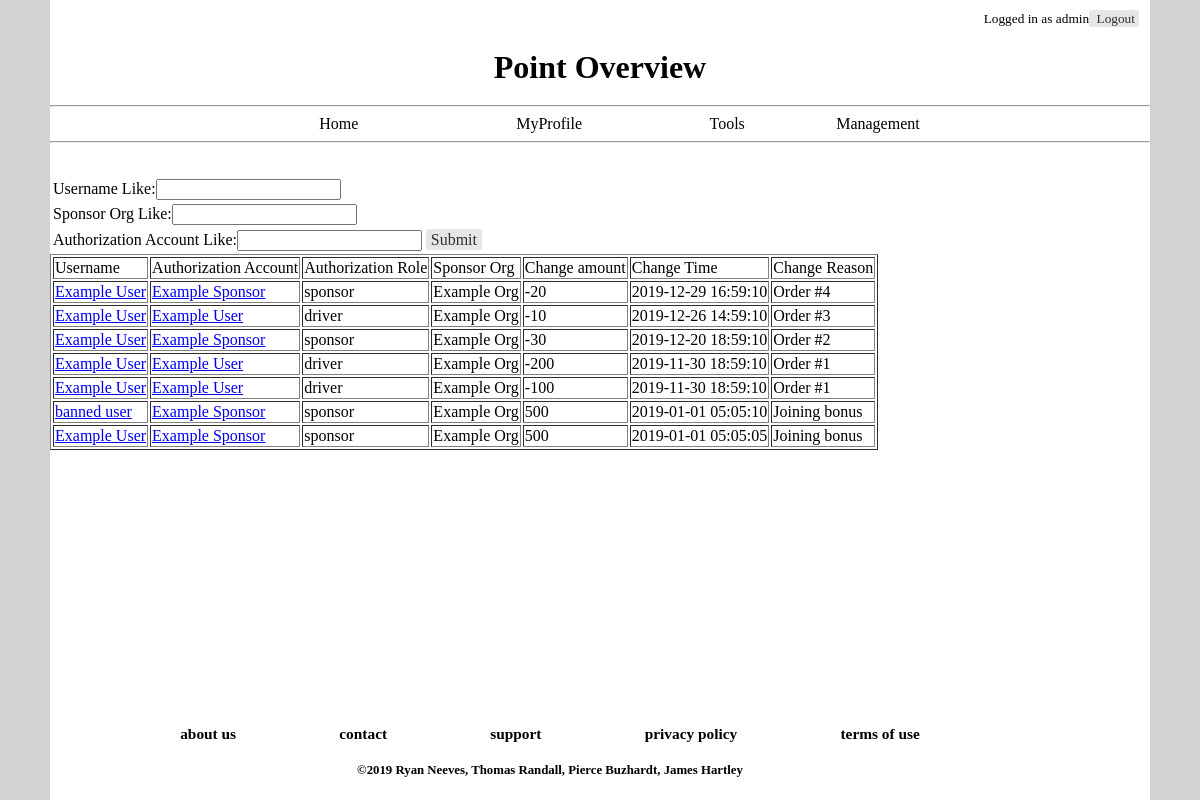
Screenshot of /pages/pointoverview.php (signed in) with the database file from the repository.
### tables this page shows
CREATE TABLE IF NOT EXISTS `account` (
  `account_id` int(11) NOT NULL AUTO_INCREMENT,
  `username` varchar(30) NOT NULL,
  `email_address` varchar(100) NOT NULL,
  `shipping_address` varchar(150) NOT NULL,
  `hashed_password` varchar(255) NOT NULL,
  `role` enum('driver','sponsor','admin') NOT NULL,
  `path_to_pfp` varchar(256) DEFAULT NULL,
  `live_account` INT (1) NULL DEFAULT '1',
  PRIMARY KEY (`account_id`),
  UNIQUE KEY `username` (`username`),
  UNIQUE KEY `email_address` (`email_address`)
);

CREATE TABLE IF NOT EXISTS `point_transactions` (
  `point_change_id` int(11) NOT NULL AUTO_INCREMENT,
  `driver_account_id` int(11) NOT NULL,
  `auth_account_id` int(11) NOT NULL,
  `sponsor_org_id` int(11) NOT NULL,
  `point_change_amt` int(11) NOT NULL,
  `change_time` datetime DEFAULT NULL,
  `change_reason` varchar(500) DEFAULT NULL,
  PRIMARY KEY (`point_change_id`),
  KEY `driver_account_id` (`driver_account_id`),
  KEY `auth_account_id` (`auth_account_id`),
  KEY `sponsor_org_id` (`sponsor_org_id`)
);

CREATE TABLE IF NOT EXISTS `sponsor_org` (
  `sponsor_org_id` int(11) NOT NULL AUTO_INCREMENT,
  `org_name` varchar(50) NOT NULL,
  `org_email_address` varchar(100) NOT NULL,
  `org_bio` varchar(500) DEFAULT NULL,
  `org_url` varchar(256) DEFAULT NULL,
  `path_to_org_logo` varchar(256) DEFAULT NULL,
  `points_to_dollars` double NOT NULL,
  `application_open` int(1) NULL DEFAULT '1',
  `live_org` int(1) NULL DEFAULT '1',
  PRIMARY KEY (`sponsor_org_id`),
  UNIQUE KEY `org_name` (`org_name`)
);

### php/config.php (called while the page is built, shortened)
<?php
  $dbhost = "driverdb.cgbvpo0s4pjx.us-east-1.rds.amazonaws.com";
  $dbuser = "DrvrRwrds_1rtc";
  $dbpass = "TenRats10";
  $database = "DriverRewards4910";
?>

### php/mysqlClass.php (called while the page is built, shortened)
<?php
class mysql_db {
  public $db_connect_id;
  function __construct($dbhost, $dbuser, $dbpass, $database) {
    $this->server = $dbhost;
    $this->user = $dbuser;
    $this->password = $dbpass;
    $this->dbname = $database;
    $this->db_connect_id = new mysqli($this->server,$this->user,$this->password,$this->dbname);
    if($this->db_connect_id->connect_error) {
      die("Connection failed: " . $this->db_connect_id->connect_error);
    }
    else { return $this->db_connect_id; }
  }
  function query($query) {
    return mysqli_query($this->db_connect_id, $query);
  }
}
include_once ("config.php");
$db = new mysql_db($dbhost, $dbuser, $dbpass, $database);
?>

### pages/pointoverview.php (the view, shortened to what this page needs)
<!DOCTYPE html>
<html>
<?php $title = 'Point Overview';
include('../php/header.php'); ?>
<main>
    <form name='search' method='POST' action='../pages/pointoverview.php'>
        <table>
            <tr>
                <td><label for='reggie'>Username Like:</label><input name='reggie'
                                                                     type='text' <?php if (isset($_POST['reggie'])) echo "value='$_POST[reggie]'"; ?>>
                <td>
            </tr>
            <tr>
                <td><label for='reggiespon'>Sponsor Org Like:</label><input name='reggiespon'
                                                                            type='text' <?php if (isset($_POST['reggiespon'])) echo "value='$_POST[reggiespon]'"; ?>>
                </td>
            </tr>
            <tr>
                <td><label for='authreggie'>Authorization Account Like:</label><input name='authreggie'
                                                                                      type='text' <?php if (isset($_POST['authreggie'])) echo "value='$_POST[authreggie]'"; ?>>
                    <input class='button' type='submit'></td>
            </tr>
        </table>
    </form>
    <table border='1px'>
        <?php
        $sql = "SELECT * FROM `point_transactions` RIGHT OUTER JOIN `account` ON `account`.`account_id` = `point_transactions`.`driver_account_id` INNER JOIN `sponsor_org` ON `point_transactions`.`sponsor_org_id` = `sponsor_org`.`sponsor_org_id`";
        if (isset($_POST['reggie']) && $_POST['reggie'] != '' && isset($_POST['reggiespon']) && $_POST['reggiespon'] != '') {
            $sql .= " WHERE `username` RLIKE '$_POST[reggie]' && `org_name` RLIKE '$_POST[reggiespon]'";
        } elseif (isset($_POST['reggie']) && $_POST['reggie'] != '') {
            $sql .= " WHERE `username` RLIKE '$_POST[reggie]'";
        } elseif (isset($_POST['reggiespon']) && $_POST['reggiespon'] != '') {
            $sql .= " WHERE `org_name` RLIKE '$_POST[reggiespon]'";
        } else {
            $sql .= " WHERE 1";
        }
	$sql .= " ORDER BY point_transactions.change_time DESC";
        $result = $db->query($sql);
        if (($nrows = mysqli_num_rows($result)) != 0) {
            echo "<tr><td>Username</td><td>Authorization Account</td><td>Authorization Role</td><td>Sponsor Org</td><td>Change amount</td><td>Change Time</td><td>Change Reason</td></tr>";
            for ($i = 0; $i < $nrows; $i += 1) {
                $row = mysqli_fetch_array($result);
                $xtemp = $row['auth_account_id'];
                $query = "SELECT `username`,`role` FROM `account` WHERE `account_id` = $xtemp";
                $xrow = $db->query($query);
                $autho = mysqli_fetch_array($xrow);
                if (isset($_POST['authreggie']) && $_POST['authreggie'] != '') {
                    if (strpos(strtolower($autho['username']), strtolower($_POST['authreggie'])) !== false) {
                        echo "<tr><td><a href='../pages/viewaccount.php?viewid=" . $row['driver_account_id'] . "'>$row[username]</a></td><td><a href='../pages/viewaccount.php?viewid=" . $row['auth_account_id'] . "'>$autho[username]</a></td><td>$autho[role]</td>
	      <td>$row[org_name]</td><td>$row[point_change_amt]</td>
	      <td>$row[change_time]</td><td>$row[change_reason]</td></tr>";
                    }
                } else {
                    echo "<tr><td><a href='../pages/viewaccount.php?viewid=" . $row['driver_account_id'] . "'>$row[username]</a></td><td><a href='../pages/viewaccount.php?viewid=" . $row['auth_account_id'] . "'>$autho[username]</a></td><td>$autho[role]</td>
		<td>$row[org_name]</td><td>$row[point_change_amt]</td>
		<td>$row[change_time]</td><td>$row[change_reason]</td></tr>";
                }
            }
        }
        ?>
    </table>
</main>
<?php include('../php/footer.php'); ?>
</html>

### php/sqlconnect.php (shortened to what this page needs)
<?php
@include_once('./mysqlClass.php');
@include_once('../php/mysqlClass.php');
if (!isset($_SESSION["user_id"])) {
} else {
    $id = $_SESSION["user_id"];
    $sql = "SELECT username,role FROM account WHERE account_id = '$id'";
    $result = $db->query($sql);
}
function displayLogin($logged_in, $login_name)
{
    if ($logged_in == true) {
        echo "Logged in as " . $login_name . "<a class='button' href='../pages/logout.php'> Logout</a>";
    } else {
        echo "<a class='button' href=\"./login.php\">Login</a>";
        echo "	<a class = 'button' href=\"./register.php\">Register</a>";
    }
}
?>

### rows the page displays
account: role "admin"
point_transactions: driver_account.username "Example User", auth_account.username "Example Sponsor", auth_account.role "sponsor", sponsor_org.org_name "Example Org", point_change_amt "-20", change_time "2019-12-29 16:59:10", change_reason "Order #4"
point_transactions: driver_account.username "Example User", driver_account.role "driver", sponsor_org.org_name "Example Org", point_change_amt "-10", change_time "2019-12-26 14:59:10", change_reason "Order #3"
point_transactions: driver_account.username "Example User", auth_account.username "Example Sponsor", auth_account.role "sponsor", sponsor_org.org_name "Example Org", point_change_amt "-30", change_time "2019-12-20 18:59:10", change_reason "Order #2"
point_transactions: driver_account.username "Example User", driver_account.role "driver", sponsor_org.org_name "Example Org", point_change_amt "-200", change_time "2019-11-30 18:59:10", change_reason "Order #1"
point_transactions: driver_account.username "Example User", driver_account.role "driver", sponsor_org.org_name "Example Org", point_change_amt "-100", change_time "2019-11-30 18:59:10", change_reason "Order #1"
point_transactions: driver_account.username "banned user", auth_account.username "Example Sponsor", auth_account.role "sponsor", sponsor_org.org_name "Example Org", point_change_amt "500", change_time "2019-01-01 05:05:10", change_reason "Joining bonus"
point_transactions: driver_account.username "Example User", auth_account.username "Example Sponsor", auth_account.role "sponsor", sponsor_org.org_name "Example Org", point_change_amt "500", change_time "2019-01-01 05:05:05", change_reason "Joining bonus"

### other values shown
$title "Point Overview"
